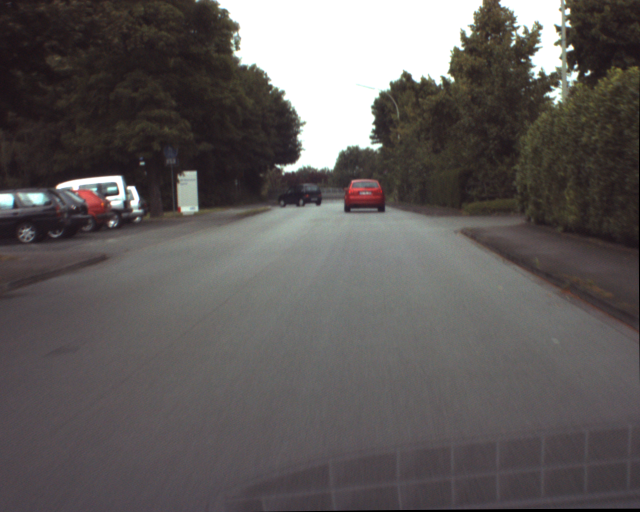
%> input picture 1st_semester/CV/Lab5/images/ur_c_s_03a_01_L_0376.png, 1280 x 1024 px (shown at 1/2 size)
$ octave main.m   (GNU Octave 9; MATLAB toolbox functions it lacks are replaced by stand-ins)
%> lines starting %> are read from the running program, lines starting %| are printed output that depends on the picture
### 1st_semester/CV/Lab5/code/createTemplate.m
function template = createTemplate(imagePath, position)
%> called with imagePath = '../images/ur_c_s_03a_01_L_0376.png', position = [689 360 80 57]
% Function to create the template from an image
% position: [x, y, width, height] do template

    img = imread(imagePath);
%> img is the input picture: size 1024x1280x3 uint8; mean R, G, B 95.5, 90.9, 90
    gray_img = im2gray(img);

    x = position(1);
    y = position(2);
    width = position(3);
    height = position(4);

    template = gray_img(y:y+height-1, x:x+width-1);
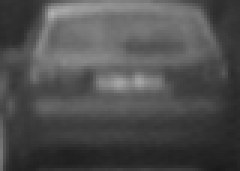
%> template: size 57x80 uint8 (shown 3 times larger); min 26, max 176, mean 78.7
end

### 1st_semester/CV/Lab5/code/processImage.m
function processImage(imagePath, template, carName, imageIndex)
%> called with imagePath = '../images/ur_c_s_03a_01_L_0376.png', carName = 'Red Car', imageIndex = 1
% Function to process an image and draw the result

    img = imread(imagePath);
    gray_img = im2gray(img);

    % NCC
    score_map = normxcorr2(template, gray_img);
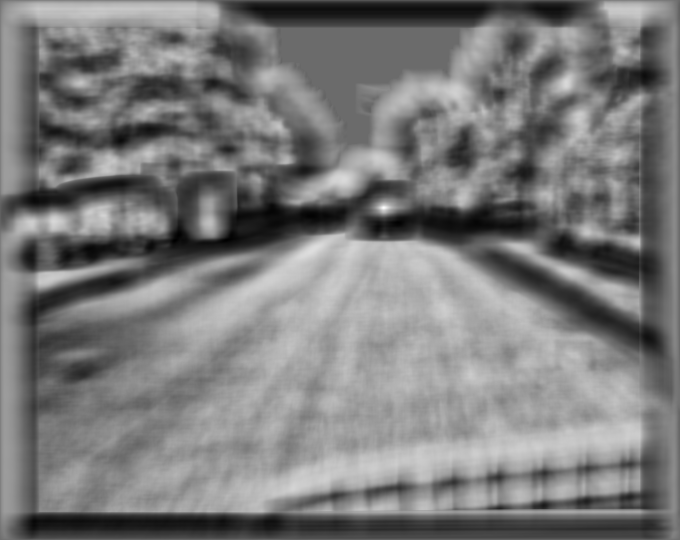
%> score_map: size 1080x1359 double (shown at 1/2 size); min -0.726, max 1, mean 0.107; drawn with min black and max white

    % Score Maximum
    [max_val, max_index] = max(abs(score_map(:)));
%> max_val = 1; max_index = 828776
    [y_peak, x_peak] = ind2sub(size(score_map), max_index);
%> y_peak = 416; x_peak = 768

    % Ajust coordenates to og system
    x_offset = x_peak - size(template, 2);
%> x_offset = 688
    y_offset = y_peak - size(template, 1);
%> y_offset = 359

    % limits
    x_offset = max(1, x_offset);
    y_offset = max(1, y_offset);

    x_star = x_offset + size(template, 2) / 2;
%> x_star = 728
    y_star = y_offset + size(template, 1) / 2;
%> y_star = 387.5

    % Exibit image
    pause(1.0);
    figure, imshow(gray_img);
    hold on;
    rectangle('Position', [x_offset, y_offset, size(template, 2), size(template, 1)], ...
              'EdgeColor', 'r');
    plot(x_star, y_star, 'r*');
    title([carName, ' - Image ', num2str(imageIndex)]);
    hold off;

end

### 1st_semester/CV/Lab5/code/detectCar.m
function detectCar(images, template, carName)
% Function to detect a car in a given imagem

    for i = 1:length(images)
        % Processar cada imagem
        processImage(images{i}, template, carName, i);
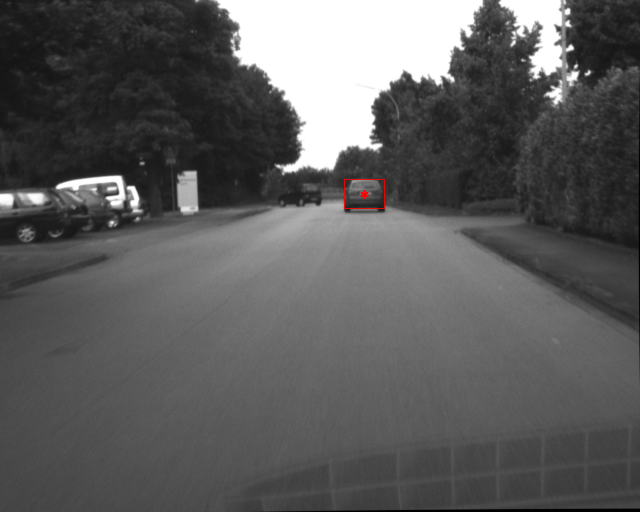
%> figure redrawn from the program's plot data; shown at 1/2 size; its title reads 'Red Car - Image 1'
    end
%> pass 2 of the loop in detectCar, `for i = 1:length(images)`:
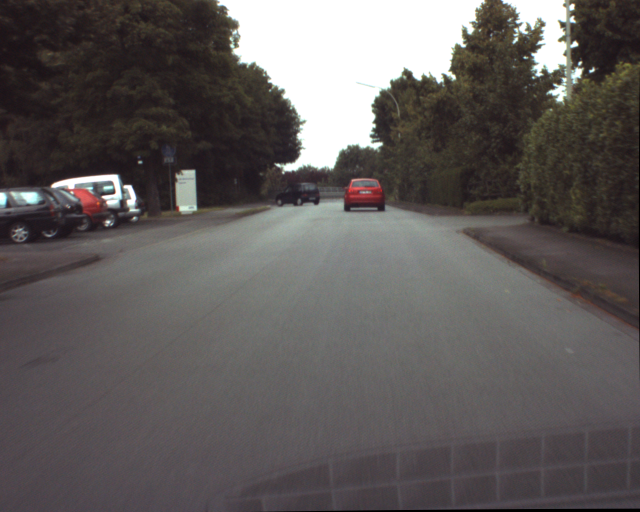
%> input picture 1st_semester/CV/Lab5/images/ur_c_s_03a_01_L_0377.png, 1280 x 1024 px (shown at 1/2 size)
%> in processImage, img is the input picture: size 1024x1280x3 uint8; mean R, G, B 95.5, 90.9, 90
%> in processImage (call 2), `score_map = normxcorr2(template, gray_img);`:
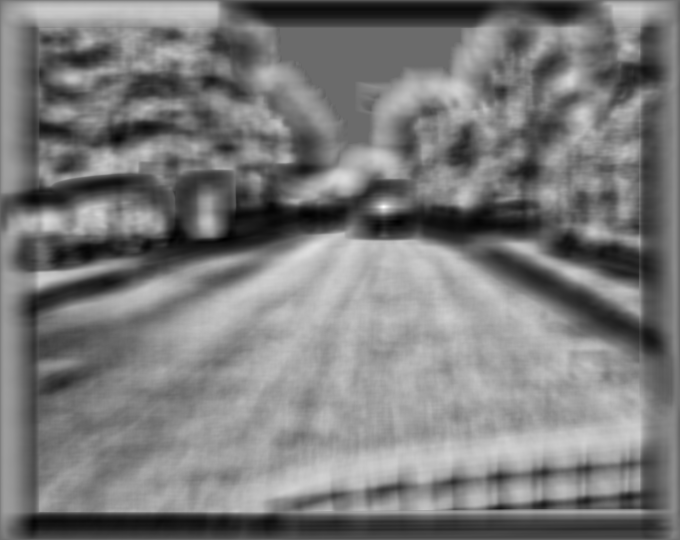
%> score_map: size 1080x1359 double (shown at 1/2 size); min -0.719, max 0.99, mean 0.107; drawn with min black and max white
%> max_val = 0.99; max_index = 828774
%> y_peak = 414
%> y_offset = 357
%> y_star = 385.5
%> in detectCar, `processImage(images{i}, template, carName, i);`:
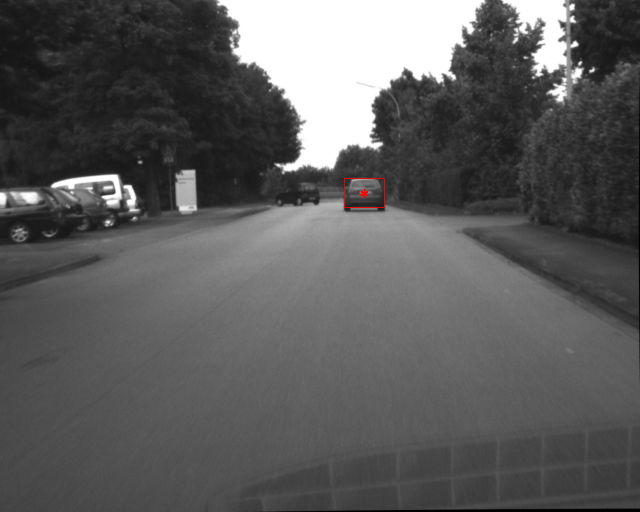
%> figure redrawn from the program's plot data; shown at 1/2 size; its title reads 'Red Car - Image 2'
%> pass 3 of the loop in detectCar, `for i = 1:length(images)`:
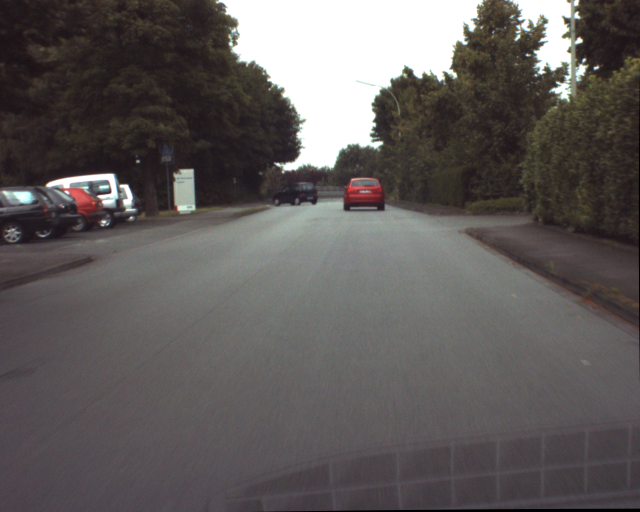
%> input picture 1st_semester/CV/Lab5/images/ur_c_s_03a_01_L_0378.png, 1280 x 1024 px (shown at 1/2 size)
%> in processImage, img is the input picture: size 1024x1280x3 uint8; mean R, G, B 95.7, 91.1, 90.2
%> in processImage (call 3), `score_map = normxcorr2(template, gray_img);`:
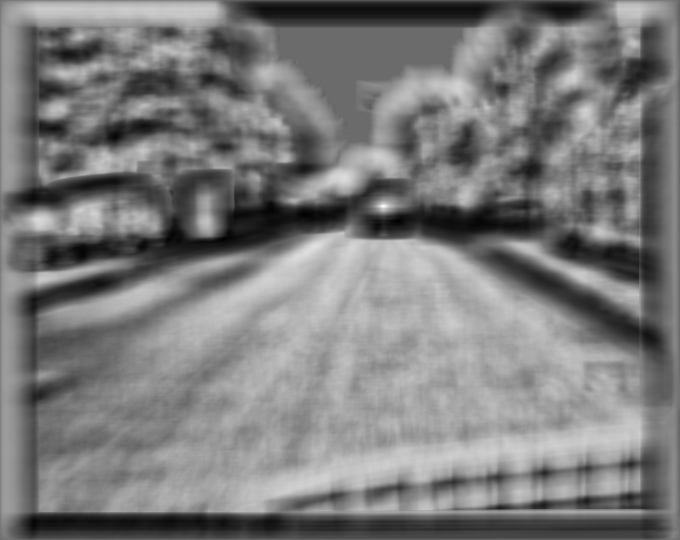
%> score_map: size 1080x1359 double (shown at 1/2 size); min -0.719, max 0.984, mean 0.108; drawn with min black and max white
%> max_val = 0.984; max_index = 827693
%> y_peak = 413; x_peak = 767
%> x_offset = 687
%> y_offset = 356
%> x_star = 727
%> y_star = 384.5
%> in detectCar, `processImage(images{i}, template, carName, i);`:
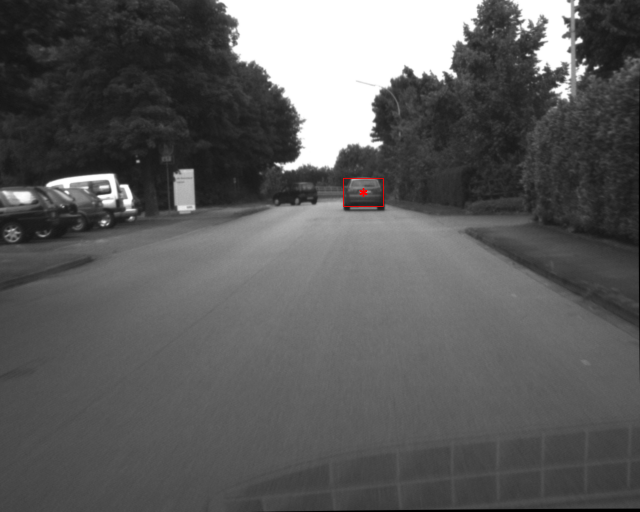
%> figure redrawn from the program's plot data; shown at 1/2 size; its title reads 'Red Car - Image 3'

end

### 1st_semester/CV/Lab5/code/main.m
clc; clear; close all;

% NCC-based segmentation
images = {'../images/ur_c_s_03a_01_L_0376.png';
    '../images/ur_c_s_03a_01_L_0377.png';
    '../images/ur_c_s_03a_01_L_0378.png';
    '../images/ur_c_s_03a_01_L_0379.png';
    '../images/ur_c_s_03a_01_L_0380.png';
    '../images/ur_c_s_03a_01_L_0381.png'
};

% Create Red Car Template
red_template_pos = [689, 360, 80, 57]; % [x, y, width, height]
template_red = createTemplate(images{1}, red_template_pos);
% Show Red Car Template
figure, imshow(template_red);
title('Red Car Template');
% Red Car Detection
%> (the run ends here)
